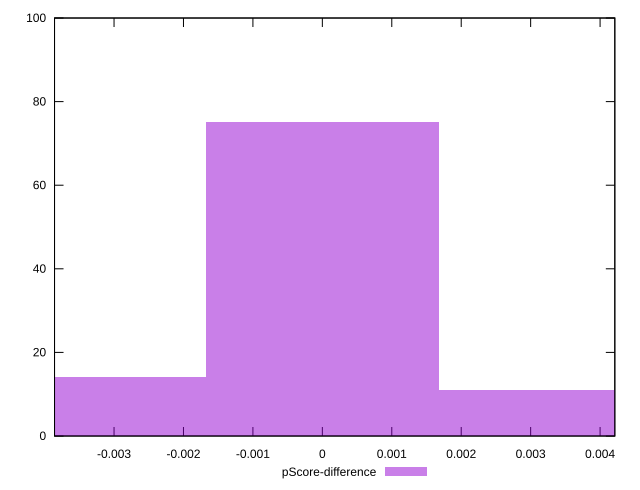

This figure's gnuplot source:
reset

$pScoreDifference <<EOF
0 75
0.0033465918008704176 11
-0.0033465918008704176 14
EOF

set key outside below
set boxwidth 0.0033465918008704176
set xrange [-0.0038570742654874257:0.0042122734643322834]
set yrange [0:100]
set trange [0:100]
set style fill transparent solid 0.5 noborder
set terminal svg size 640, 490 enhanced background rgb 'white'
set output "report_00009_2021-02-08T22-37-41.559Z/uses-long-cache-ttl/samples/pages+cached+noadtech+nomedia+nocss/pScore-difference/histogram.svg"

plot $pScoreDifference title "pScore-difference" with boxes

reset
